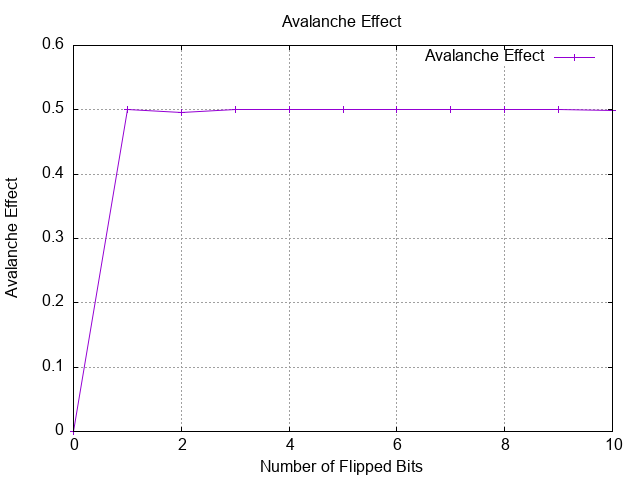

gnuplot code for this plot:
set title "Avalanche Effect"
set xlabel "Number of Flipped Bits"
set ylabel "Avalanche Effect"
set grid
set terminal png
set output "avalanche_plot.png"
plot "avalanche_data.txt" with linespoints title "Avalanche Effect"